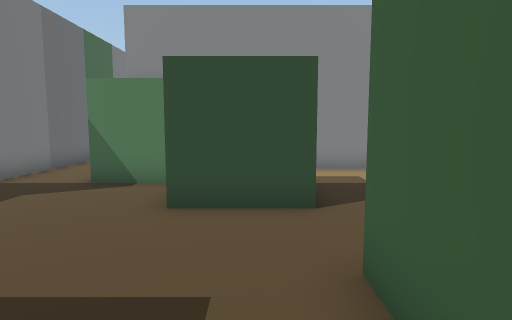
view 1 (above)

16 first-person views from a walk through a scene from a Unity 3-D project. The camera is 1.4 m above the floor, tilts 6° down and sees 75° across. The floor is counted in squares, 1 m on a side. Each view is taken from the middle of a square. On the plan, view 1 faces up. The plan holds only what a view shows up to about 15 squares ahead; the rest is blank. The place goes on beyond the plan. The player is left out.

view 2
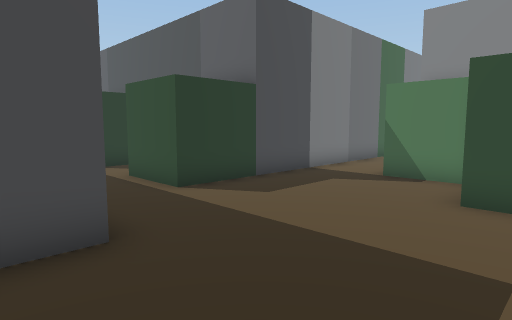

view 3
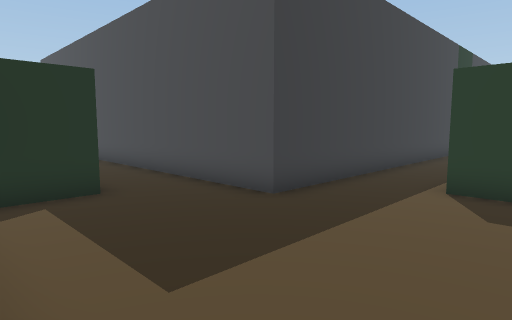

view 4
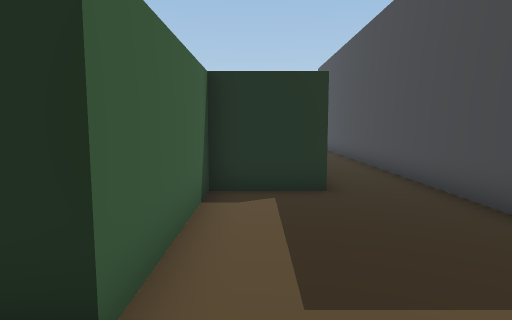

view 5
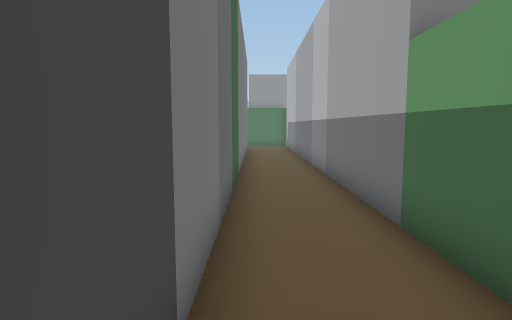

view 6
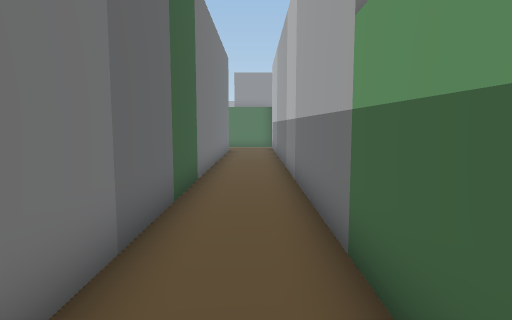

view 7
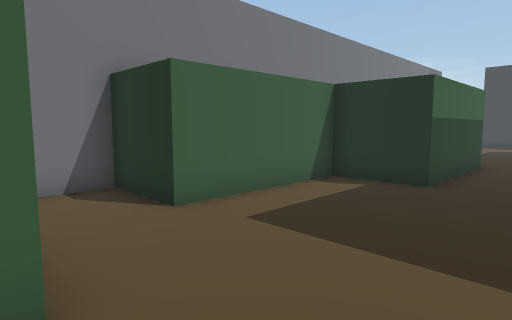

view 8
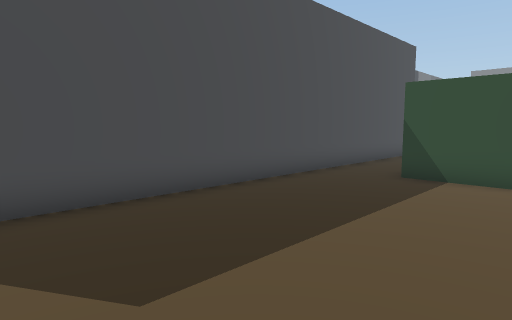

view 9
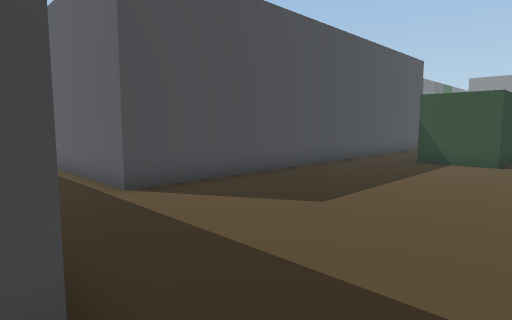

view 10
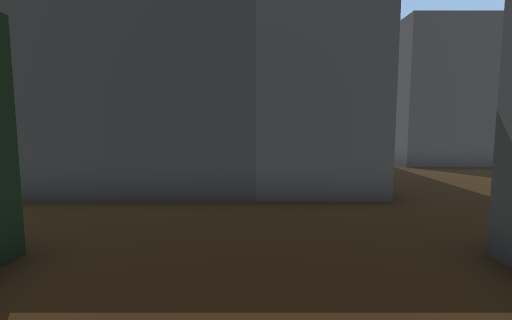

view 11
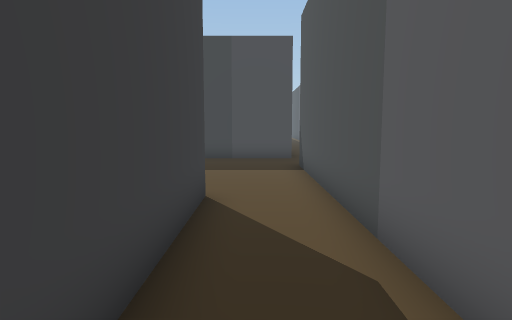

view 12
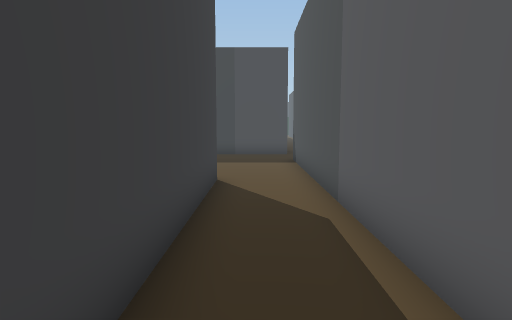

view 13
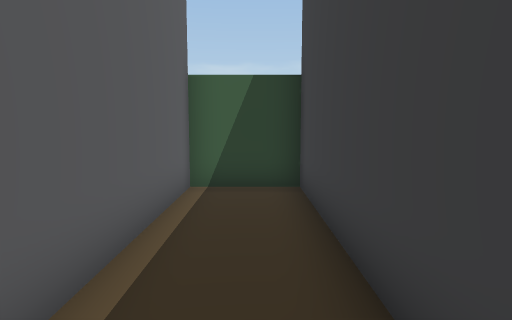

view 14
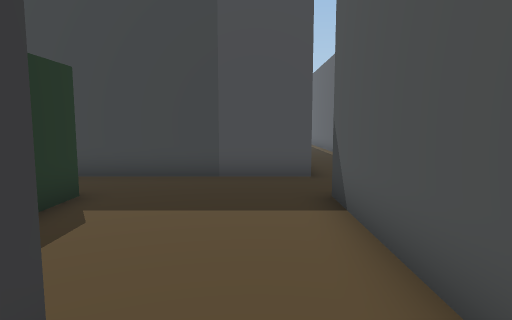

view 15
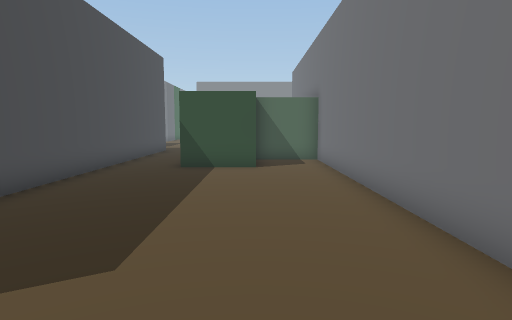

view 16
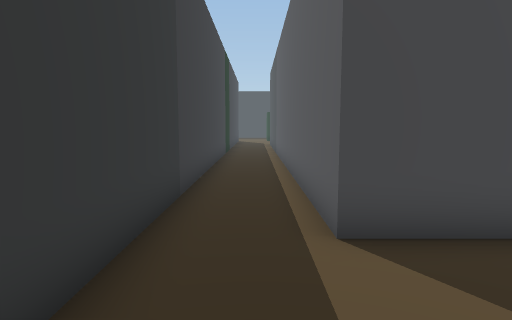

### Floor plan
Points are (right, up) in squares from view 1. A wall is a line through its corners. A room is listed if a view was taken in it or the views show most of it. See-through windows are left out.
Room 1 (views 1, 2, 4, 5, 6, 7)
walls: (-2, 8) (-4, 8) (-4, 18.5); (1.1, 5.5) (-1.5, 5.5); (-8.5, 0.5) (-4, 0.5) (-4, -7.5); (-1.5, -7) (-1.5, -2) (1, -2) (1, 3); (-6.5, 18.5) (-6.5, 3) (-8.5, 3)
ways out: opening at (1, 4.5) to room 2; opening at (-3, -8) to room 3
Room 2 (view 3)
walls: (1, 3) (3.5, 3) (3.5, 4.5)
ways out: opening at (1, 4.5) to room 1; opening at (2, 6)
Room 3 (views 8, 15, 16)
walls: (3.5, -14.9) (3.5, -4.5) (1, -4.5) (1, -7) (-1.5, -7); (-4, -7.5) (-4, -17) (-8.5, -17); (-8.5, -19.5) (-1.9, -19.5)
ways out: opening at (-3, -8) to room 1; opening at (2, -19) to room 4
Room 4 (views 9, 10, 11, 12, 13, 14)
walls: (8.5, -22) (18.5, -22) (18.5, -19.5) (3.5, -19.5); (3.5, -24.5) (4.8, -24.5); (1, -19.4) (1, -25.5)
ways out: opening at (2, -19) to room 3

Where each view was taken, in squares from view 1:
view 1: 0 up, 0 right, facing up
view 2: 1 down, 0 right, facing up-left
view 3: 5 up, 1 right, facing down-left
view 4: 5 up, 0 right, facing down
view 5: 6 up, 6 left, facing up
view 6: 7 up, 5 left, facing up
view 7: 6 up, 4 left, facing down-right
view 8: 16 down, 2 right, facing up-left
view 9: 20 down, 3 right, facing up-left
view 10: 22 down, 7 right, facing left
view 11: 21 down, 15 right, facing left
view 12: 21 down, 17 right, facing left
view 13: 21 down, 11 right, facing right
view 14: 21 down, 10 right, facing left
view 15: 18 down, 1 right, facing up
view 16: 18 down, 0 right, facing left
